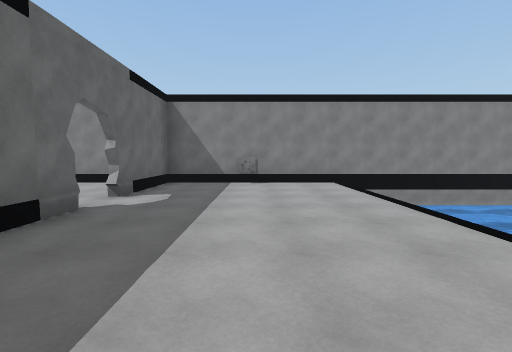
view 1 (above)

16 first-person views from a walk through a Unity game level. The camera is 1.5 m above the floor, tilts 4° down and sees 85° across. The floor is counted in squares, 2 m on a side. Each view is taken from the middle of a square. On the plan, view 1 faces up. The plan holds only what a view shows up to about 10 squares ahead; the rest is blank. The place goes on beyond the plan. The player character is not drawn. Surface patterns are stand-ins for the level's own textures.

view 2
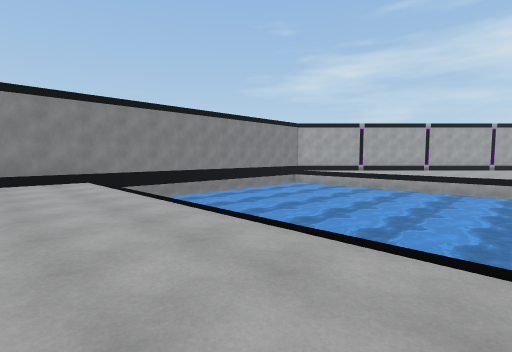

view 3
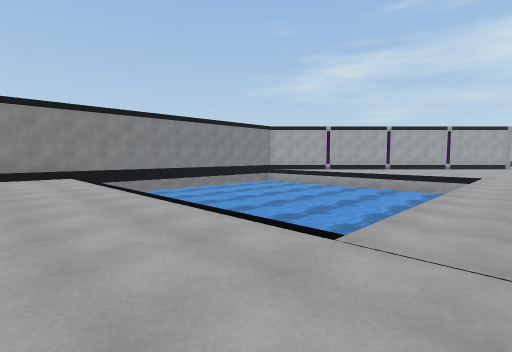

view 4
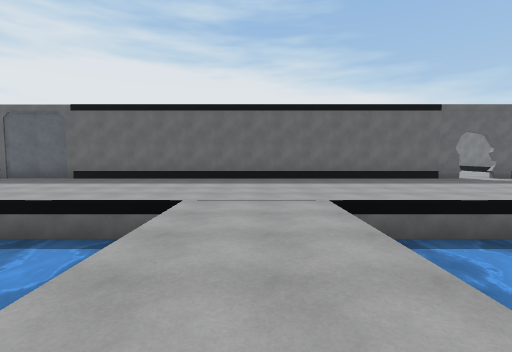

view 5
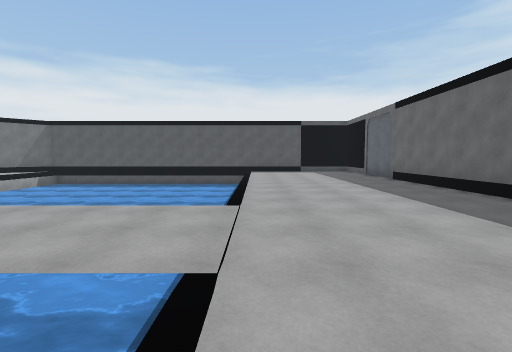

view 6
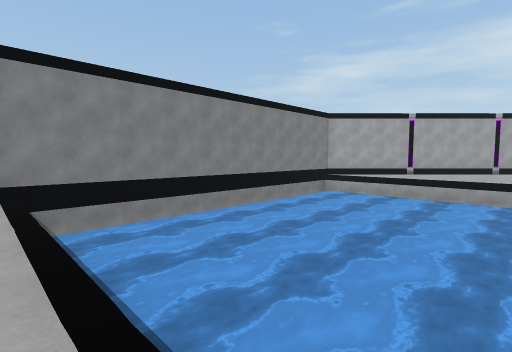

view 7
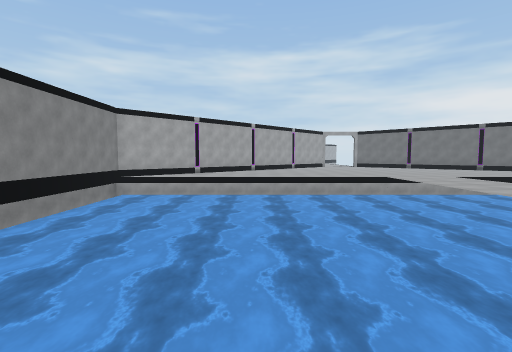

view 8
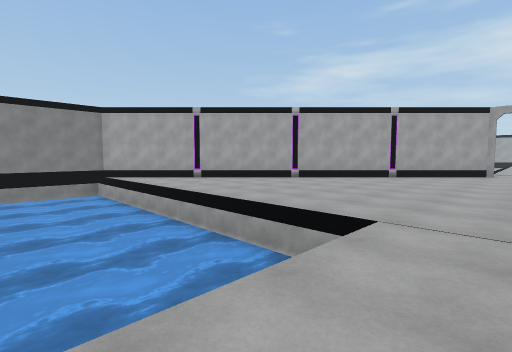

view 9
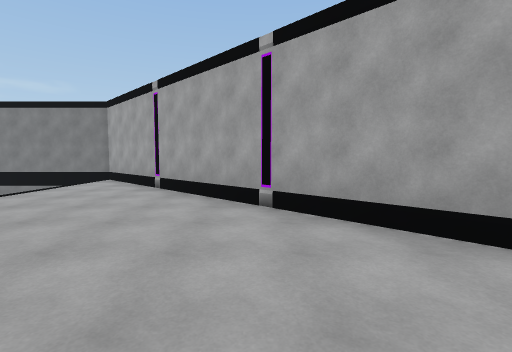

view 10
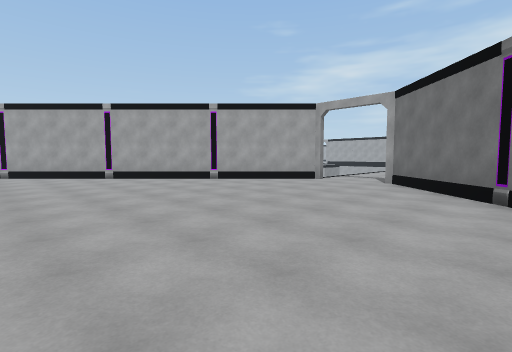

view 11
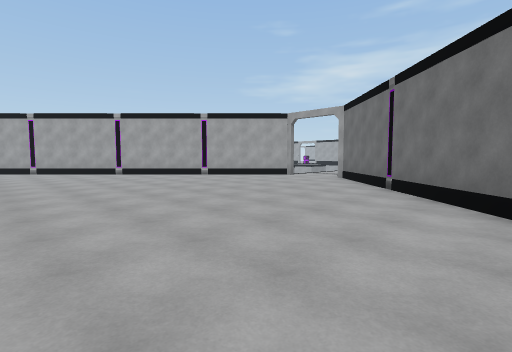

view 12
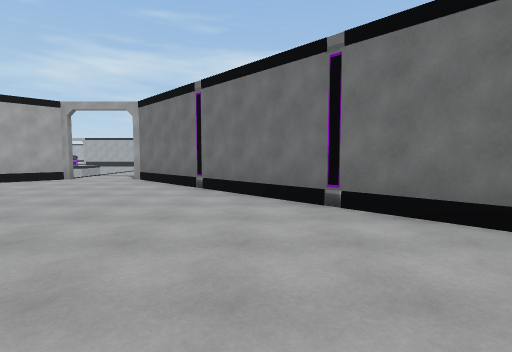

view 13
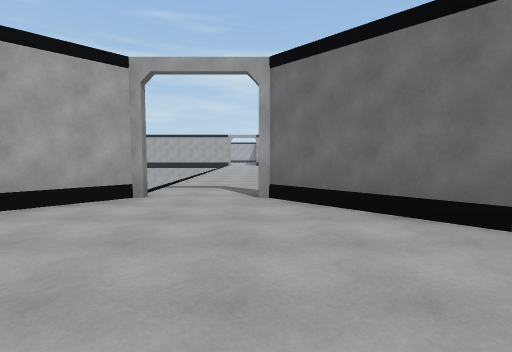

view 14
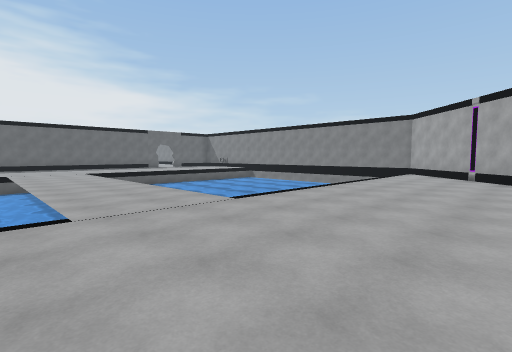

view 15
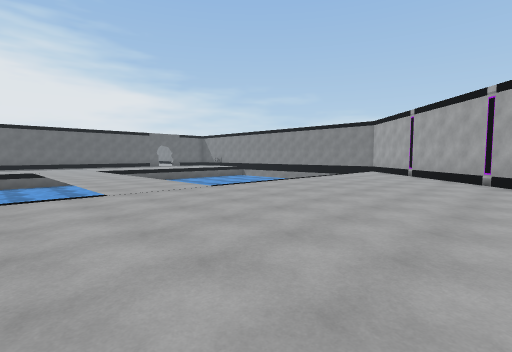

view 16
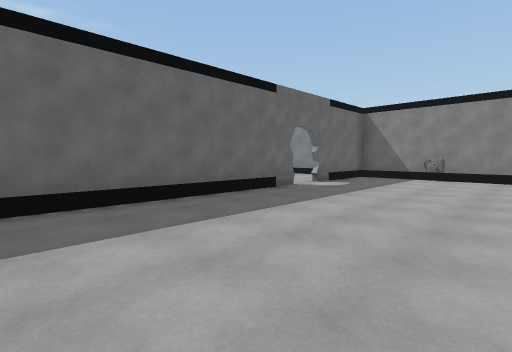

### Floor plan
Key: @ floor where view 1 was taken; # wall or solid block; x gap in a wall; . floor; ≈ water the walk keeps out of.
Columns run from 3 left of view 1 to 26 right of it. Each row starts with its distance up from view 1.
  8 ##################
  7 #.....≈≈≈≈≈≈≈≈≈≈.##
  6 #.....≈≈≈≈≈≈≈≈≈≈..##
  5 x.....≈≈≈≈≈≈≈≈≈≈...##
  4 x.....≈≈≈≈≈≈≈≈≈≈....##
  3 #.....≈≈≈≈≈≈≈≈≈≈.....##
  2 #..... ≈≈≈≈≈≈≈≈≈......##
  1 #.....≈≈≈≈≈≈≈≈≈≈.......##
  0 #..@..≈≈≈≈≈≈≈≈≈≈........##
 -1 #.....≈≈≈≈≈≈≈≈≈≈.........#
 -2 #.............................
 -3 #.............................
 -4 #.............................
 -5 #.....≈≈≈≈≈≈≈≈≈≈.........#
 -6 #.....≈≈       ≈........##
 -7 #.....≈         .......##
 -8 #.....≈≈≈≈≈≈≈≈  ......##
 -9 #.....≈≈≈≈≈≈≈≈  .....##
-10 #.....≈≈≈≈≈≈≈≈≈   ..##

Where each view was taken, in squares from view 1:
view 1: 0 up, 0 right, facing up
view 2: 1 down, 0 right, facing up-right
view 3: 3 down, 0 right, facing up-right
view 4: 3 down, 7 right, facing left
view 5: 0 up, 2 right, facing down
view 6: 2 up, 2 right, facing up-right
view 7: 3 up, 2 right, facing right
view 8: 3 down, 9 right, facing up-right
view 9: 1 down, 17 right, facing up
view 10: 7 down, 14 right, facing up-right
view 11: 9 down, 13 right, facing up-right
view 12: 8 down, 13 right, facing right
view 13: 4 down, 17 right, facing right
view 14: 5 down, 16 right, facing up-left
view 15: 6 down, 18 right, facing up-left
view 16: 2 down, 2 right, facing up-left
